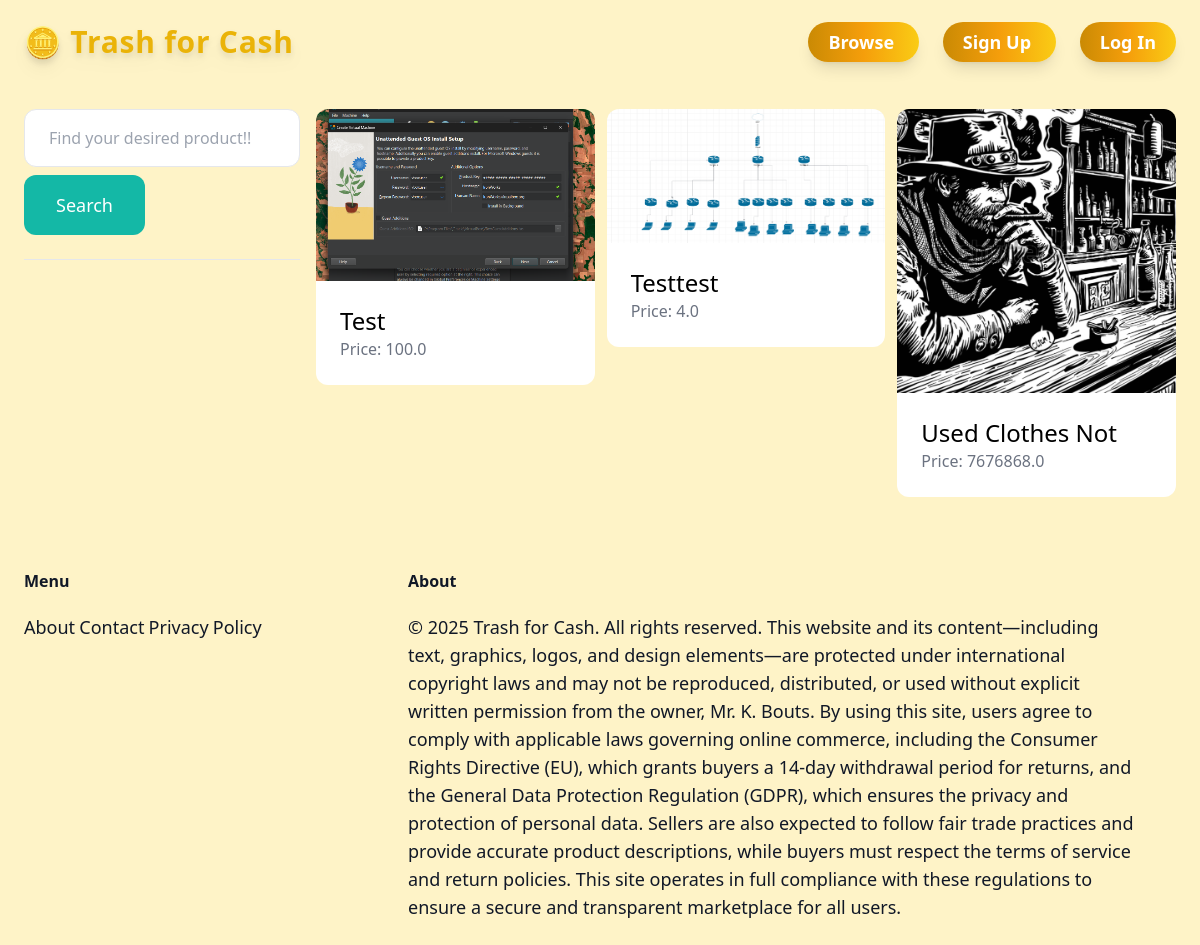
The app's page /items/ with its own data.
### item/models.py (models this page shows, shortened)
class Item(models.Model):
     category= models.ForeignKey(Category, related_name='items', on_delete=models.CASCADE)
     name=models.CharField(max_length=255)
     description = models.TextField(blank=True, null=True)
     price = models.FloatField()
     image = models.ImageField(upload_to='item_images', blank=True, null=True)
     is_sold = models.BooleanField(default=False)
     created_at = models.DateTimeField(auto_now_add=True)
     created_by = models.ForeignKey(User, related_name='items', on_delete=models.CASCADE)

### item/views.py (the view)
# urls.py: path('', views.items, name='items'),
def items(request):
    querry = request.GET.get('querry', '')
    categories = Category.objects.all()
    items = Item.objects.filter(is_sold=False)
    if querry:
        items = items.filter(Q(name__icontains=querry) | Q(description__icontains=querry))
    return render(request, 'item/items.html', {
        'items':items,
    })

### item/templates/item/items.html (shortened to what this page needs)
{% extends 'core/base.html' %}
{% block content %}
    <div class="pb-6 grid grid-cols-4 gap-4">
        <div class="col-span-1">
            <form method="get" action="{% url 'item:items' %}">
                <input name="querry" class="w-full py-4 px-6 border rounded-xl" type="text" value="{{ querry }}" placeholder="Find your desired product!!">
                <button class="mt-2 py-4 px-8 text-lg bg-teal-500 text-white rounded-xl">Search</button>
            </form>
            <hr class="my-6">
        </div>
        <div class="col-span-3">
             <div class="grid grid-cols-3 gap-3">
                {% for item in items %}
                    <div>
                         <a href="{% url 'item:detail' item.id %}">
                            <div>
                                 <img src="{{ item.image.url }}" class="rounded-t-xl">
                            </div>
                              <div class="p-6 bg-white rounded-b-xl">
                                 <h2 class ="text-2xl">
                                      {{ item.name }}
                                    </h2>
                                     <p class="text-gray-500">
                                        Price: {{ item.price }}
                                     </p>
                                 </div>
                            </a>
                    </div>
                {% endfor %}
             </div>
        </div>
    </div>
{% endblock %}

### records on screen
Item: image (picture), name "Test", price "100.0"
Item: image (picture), name "Testtest", price "4.0"
Item: image (picture), name "Used Clothes Not", price "7676868.0"
